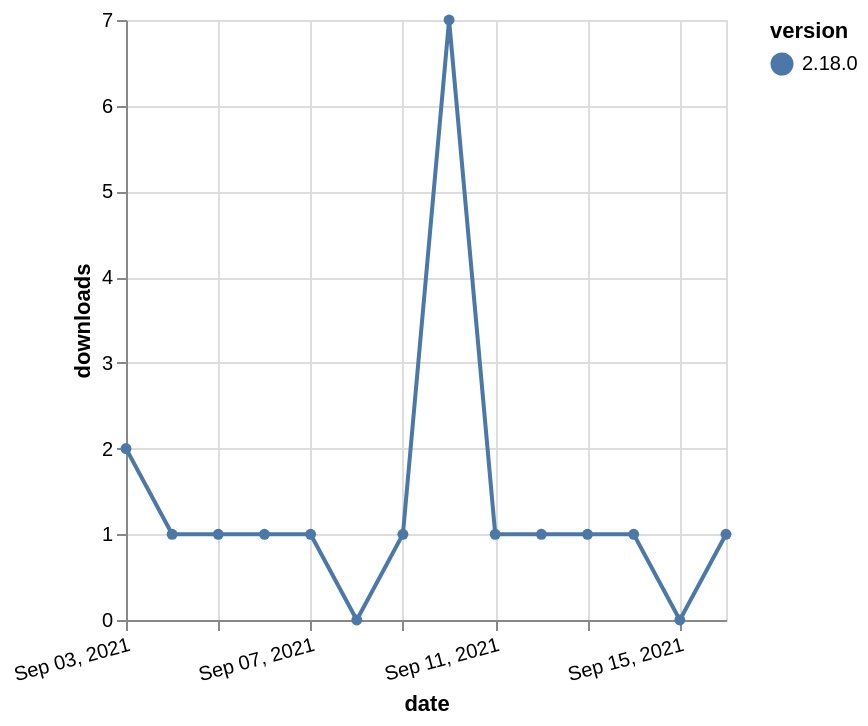

Here is the Vega-Lite specification saved for this chart:
### Vega-Lite specification from a JSON file in a GitHub repository (floating-point values rounded to 4 significant figures)
{"$schema": "https://vega.github.io/schema/vega-lite/v5.json", "description": "A simple bar chart with embedded data.", "data": {"values": [{"date": "2021-09-03", "total": 526, "delta": 2, "version": "2.18.0"}, {"date": "2021-09-04", "total": 527, "delta": 1, "version": "2.18.0"}, {"date": "2021-09-05", "total": 528, "delta": 1, "version": "2.18.0"}, {"date": "2021-09-06", "total": 529, "delta": 1, "version": "2.18.0"}, {"date": "2021-09-07", "total": 530, "delta": 1, "version": "2.18.0"}, {"date": "2021-09-08", "total": 530, "delta": 0, "version": "2.18.0"}, {"date": "2021-09-09", "total": 531, "delta": 1, "version": "2.18.0"}, {"date": "2021-09-10", "total": 538, "delta": 7, "version": "2.18.0"}, {"date": "2021-09-11", "total": 539, "delta": 1, "version": "2.18.0"}, {"date": "2021-09-12", "total": 540, "delta": 1, "version": "2.18.0"}, {"date": "2021-09-13", "total": 541, "delta": 1, "version": "2.18.0"}, {"date": "2021-09-14", "total": 542, "delta": 1, "version": "2.18.0"}, {"date": "2021-09-15", "total": 542, "delta": 0, "version": "2.18.0"}, {"date": "2021-09-16", "total": 543, "delta": 1, "version": "2.18.0"}]}, "width": "container", "mark": {"type": "line", "point": {"filled": true}}, "encoding": {"x": {"field": "date", "type": "temporal", "timeUnit": "yearmonthdate", "title": "date", "axis": {"labelAngle": -15}}, "y": {"field": "delta", "type": "quantitative", "title": "downloads"}, "color": {"field": "version", "type": "nominal"}, "tooltip": {"field": "delta"}}}
